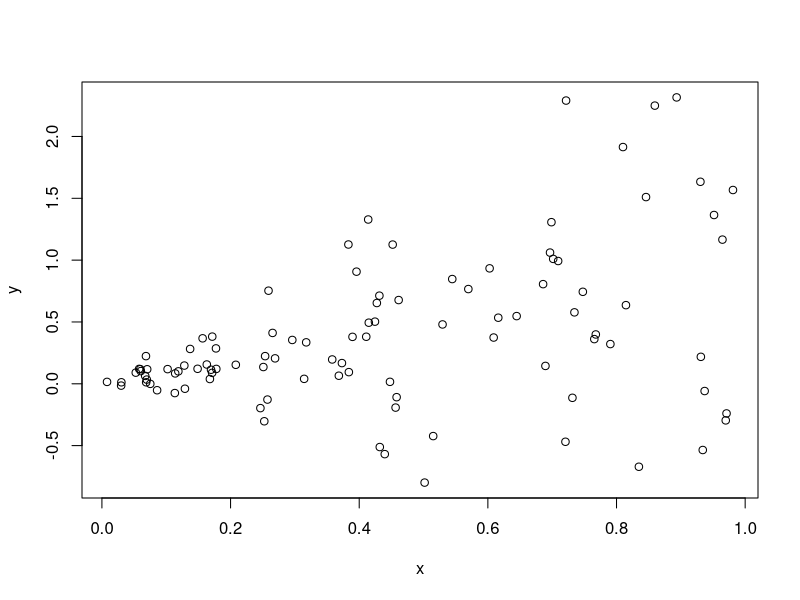

This chart was generated by the following R code: (Note: this script raises an error after producing the figure.)
n=100
x=runif(n)
u=rnorm(n)
y=x+x*u
plot(x,y)



funs=qr.funs()
predict.fun=funs$predict.fun
train.fun=funs$train.fun



x0=c(0.1,0.8)


test=dist.conformal.pred(x,y,x0,train.fun = train.fun,predict.fun = predict.fun, verbose = T)
